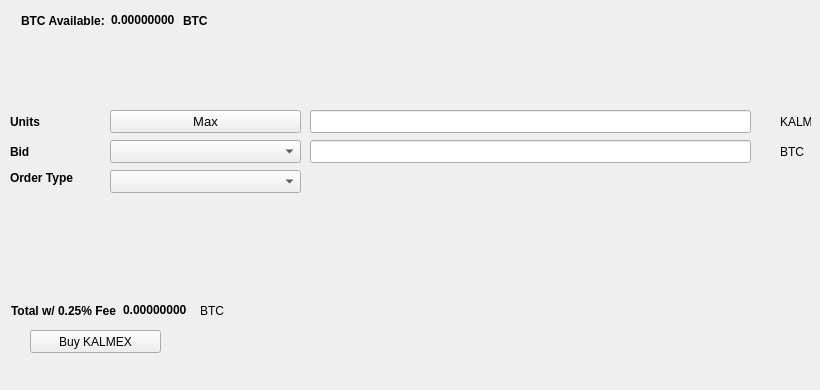
   <widget class="QWidget" name="BuyTab">
    <attribute name="title">
     <string>Buy</string>
    </attribute>
    <widget class="QPushButton" name="BuyKALMEX">
     <property name="geometry">
      <rect>
       <x>30</x>
       <y>330</y>
       <width>131</width>
       <height>23</height>
      </rect>
     </property>
     <property name="text">
      <string>Buy KALMEX</string>
     </property>
     <property name="icon">
      <iconset resource="../KALMEX.qrc">
       <normaloff>:/icons/bitcoin</normaloff>:/icons/bitcoin</iconset>
     </property>
    </widget>
    <widget class="QLabel" name="label_3">
     <property name="geometry">
      <rect>
       <x>10</x>
       <y>110</y>
       <width>46</width>
       <height>23</height>
      </rect>
     </property>
     <property name="font">
      <font>
       <weight>75</weight>
       <bold>true</bold>
      </font>
     </property>
     <property name="text">
      <string>Units</string>
     </property>
    </widget>
    <widget class="QLineEdit" name="UnitsInput">
     <property name="geometry">
      <rect>
       <x>310</x>
       <y>110</y>
       <width>441</width>
       <height>23</height>
      </rect>
     </property>
     <property name="font">
      <font>
       <pointsize>9</pointsize>
       <weight>75</weight>
       <bold>true</bold>
      </font>
     </property>
    </widget>
    <widget class="QLineEdit" name="BuyBidPriceEdit">
     <property name="geometry">
      <rect>
       <x>310</x>
       <y>140</y>
       <width>441</width>
       <height>23</height>
      </rect>
     </property>
     <property name="font">
      <font>
       <pointsize>9</pointsize>
       <weight>75</weight>
       <bold>true</bold>
      </font>
     </property>
    </widget>
    <widget class="QLabel" name="label_4">
     <property name="geometry">
      <rect>
       <x>780</x>
       <y>110</y>
       <width>31</width>
       <height>23</height>
      </rect>
     </property>
     <property name="text">
      <string>KALMEX</string>
     </property>
    </widget>
    <widget class="QLabel" name="label_5">
     <property name="geometry">
      <rect>
       <x>780</x>
       <y>140</y>
       <width>31</width>
       <height>23</height>
      </rect>
     </property>
     <property name="text">
      <string>BTC</string>
     </property>
    </widget>
    <widget class="QLabel" name="label_6">
     <property name="geometry">
      <rect>
       <x>10</x>
       <y>140</y>
       <width>46</width>
       <height>23</height>
      </rect>
     </property>
     <property name="font">
      <font>
       <weight>75</weight>
       <bold>true</bold>
      </font>
     </property>
     <property name="text">
      <string>Bid</string>
     </property>
    </widget>
    <widget class="QLabel" name="label_7">
     <property name="geometry">
      <rect>
       <x>10</x>
       <y>170</y>
       <width>91</width>
       <height>16</height>
      </rect>
     </property>
     <property name="font">
      <font>
       <weight>75</weight>
       <bold>true</bold>
      </font>
     </property>
     <property name="text">
      <string>Order Type</string>
     </property>
    </widget>
    <widget class="QPushButton" name="Buy_Max_Amount">
     <property name="geometry">
      <rect>
       <x>110</x>
       <y>110</y>
       <width>191</width>
       <height>23</height>
      </rect>
     </property>
     <property name="font">
      <font>
       <pointsize>10</pointsize>
      </font>
     </property>
     <property name="text">
      <string>Max</string>
     </property>
    </widget>
    <widget class="QComboBox" name="BuyBidcomboBox">
     <property name="geometry">
      <rect>
       <x>110</x>
       <y>140</y>
       <width>191</width>
       <height>23</height>
      </rect>
     </property>
     <property name="font">
      <font>
       <pointsize>10</pointsize>
      </font>
     </property>
    </widget>
    <widget class="QComboBox" name="buyOrdertypeCombo">
     <property name="geometry">
      <rect>
       <x>110</x>
       <y>170</y>
       <width>191</width>
       <height>23</height>
      </rect>
     </property>
     <property name="font">
      <font>
       <pointsize>10</pointsize>
      </font>
     </property>
    </widget>
    <widget class="QWidget" name="layoutWidget1">
     <property name="geometry">
      <rect>
       <x>21</x>
       <y>11</y>
       <width>227</width>
       <height>19</height>
      </rect>
     </property>
     <layout class="QHBoxLayout" name="horizontalLayout_3">
      <item>
       <widget class="QLabel" name="label232">
        <property name="font">
         <font>
          <weight>75</weight>
          <bold>true</bold>
         </font>
        </property>
        <property name="text">
         <string>BTC Available:</string>
        </property>
       </widget>
      </item>
      <item>
       <widget class="QLabel" name="BtcAvailableLbl">
        <property name="palette">
         <palette>
          <active>
           <colorrole role="WindowText">
            <brush brushstyle="SolidPattern">
             <color alpha="255">
              <red>0</red>
              <green>0</green>
              <blue>0</blue>
             </color>
            </brush>
           </colorrole>
           <colorrole role="Button">
            <brush brushstyle="SolidPattern">
             <color alpha="255">
              <red>0</red>
              <green>170</green>
              <blue>0</blue>
             </color>
            </brush>
           </colorrole>
           <colorrole role="Light">
            <brush brushstyle="SolidPattern">
             <color alpha="255">
              <red>0</red>
              <green>255</green>
              <blue>0</blue>
             </color>
            </brush>
           </colorrole>
           <colorrole role="Midlight">
            <brush brushstyle="SolidPattern">
             <color alpha="255">
              <red>0</red>
              <green>212</green>
              <blue>0</blue>
             </color>
            </brush>
           </colorrole>
           <colorrole role="Dark">
            <brush brushstyle="SolidPattern">
             <color alpha="255">
              <red>0</red>
              <green>85</green>
              <blue>0</blue>
             </color>
            </brush>
           </colorrole>
           <colorrole role="Mid">
            <brush brushstyle="SolidPattern">
             <color alpha="255">
              <red>0</red>
              <green>113</green>
              <blue>0</blue>
             </color>
            </brush>
           </colorrole>
           <colorrole role="Text">
            <brush brushstyle="SolidPattern">
             <color alpha="255">
              <red>0</red>
              <green>170</green>
              <blue>0</blue>
             </color>
            </brush>
           </colorrole>
           <colorrole role="BrightText">
            <brush brushstyle="SolidPattern">
             <color alpha="255">
              <red>255</red>
              <green>255</green>
              <blue>255</blue>
             </color>
            </brush>
           </colorrole>
           <colorrole role="ButtonText">
            <brush brushstyle="SolidPattern">
             <color alpha="255">
              <red>0</red>
              <green>0</green>
              <blue>0</blue>
             </color>
            </brush>
           </colorrole>
           <colorrole role="Base">
            <brush brushstyle="SolidPattern">
             <color alpha="255">
              <red>255</red>
              <green>255</green>
              <blue>255</blue>
             </color>
            </brush>
           </colorrole>
           <colorrole role="Window">
            <brush brushstyle="SolidPattern">
             <color alpha="255">
              <red>0</red>
              <green>170</green>
              <blue>0</blue>
             </color>
            </brush>
           </colorrole>
           <colorrole role="Shadow">
            <brush brushstyle="SolidPattern">
             <color alpha="255">
              <red>0</red>
              <green>0</green>
              <blue>0</blue>
             </color>
            </brush>
           </colorrole>
           <colorrole role="AlternateBase">
            <brush brushstyle="SolidPattern">
             <color alpha="255">
              <red>127</red>
              <green>212</green>
              <blue>127</blue>
             </color>
            </brush>
           </colorrole>
           <colorrole role="ToolTipBase">
            <brush brushstyle="SolidPattern">
             <color alpha="255">
              <red>255</red>
              <green>255</green>
              <blue>220</blue>
             </color>
            </brush>
           </colorrole>
           <colorrole role="ToolTipText">
            <brush brushstyle="SolidPattern">
             <color alpha="255">
              <red>0</red>
              <green>0</green>
              <blue>0</blue>
             </color>
            </brush>
           </colorrole>
          </active>
          <inactive>
           <colorrole role="WindowText">
            <brush brushstyle="SolidPattern">
             <color alpha="255">
              <red>0</red>
              <green>0</green>
              <blue>0</blue>
             </color>
            </brush>
           </colorrole>
           <colorrole role="Button">
            <brush brushstyle="SolidPattern">
             <color alpha="255">
              <red>0</red>
              <green>170</green>
              <blue>0</blue>
             </color>
            </brush>
           </colorrole>
           <colorrole role="Light">
            <brush brushstyle="SolidPattern">
             <color alpha="255">
              <red>0</red>
              <green>255</green>
              <blue>0</blue>
             </color>
            </brush>
           </colorrole>
           <colorrole role="Midlight">
            <brush brushstyle="SolidPattern">
             <color alpha="255">
              <red>0</red>
              <green>212</green>
              <blue>0</blue>
             </color>
            </brush>
           </colorrole>
           <colorrole role="Dark">
            <brush brushstyle="SolidPattern">
             <color alpha="255">
              <red>0</red>
              <green>85</green>
              <blue>0</blue>
             </color>
            </brush>
           </colorrole>
           <colorrole role="Mid">
            <brush brushstyle="SolidPattern">
             <color alpha="255">
              <red>0</red>
              <green>113</green>
              <blue>0</blue>
             </color>
            </brush>
           </colorrole>
           <colorrole role="Text">
            <brush brushstyle="SolidPattern">
             <color alpha="255">
              <red>0</red>
              <green>170</green>
              <blue>0</blue>
             </color>
            </brush>
           </colorrole>
           <colorrole role="BrightText">
            <brush brushstyle="SolidPattern">
             <color alpha="255">
              <red>255</red>
              <green>255</green>
              <blue>255</blue>
             </color>
            </brush>
           </colorrole>
           <colorrole role="ButtonText">
            <brush brushstyle="SolidPattern">
             <color alpha="255">
              <red>0</red>
              <green>0</green>
              <blue>0</blue>
             </color>
            </brush>
           </colorrole>
           <colorrole role="Base">
            <brush brushstyle="SolidPattern">
             <color alpha="255">
              <red>255</red>
              <green>255</green>
              <blue>255</blue>
             </color>
            </brush>
           </colorrole>
           <colorrole role="Window">
            <brush brushstyle="SolidPattern">
             <color alpha="255">
              <red>0</red>
              <green>170</green>
              <blue>0</blue>
             </color>
            </brush>
           </colorrole>
           <colorrole role="Shadow">
            <brush brushstyle="SolidPattern">
             <color alpha="255">
              <red>0</red>
              <green>0</green>
              <blue>0</blue>
             </color>
            </brush>
           </colorrole>
           <colorrole role="AlternateBase">
            <brush brushstyle="SolidPattern">
             <color alpha="255">
              <red>127</red>
              <green>212</green>
              <blue>127</blue>
             </color>
            </brush>
           </colorrole>
           <colorrole role="ToolTipBase">
            <brush brushstyle="SolidPattern">
             <color alpha="255">
              <red>255</red>
              <green>255</green>
              <blue>220</blue>
             </color>
            </brush>
           </colorrole>
           <colorrole role="ToolTipText">
            <brush brushstyle="SolidPattern">
             <color alpha="255">
              <red>0</red>
              <green>0</green>
              <blue>0</blue>
             </color>
            </brush>
           </colorrole>
          </inactive>
          <disabled>
           <colorrole role="WindowText">
            <brush brushstyle="SolidPattern">
             <color alpha="255">
              <red>0</red>
              <green>85</green>
              <blue>0</blue>
             </color>
            </brush>
           </colorrole>
           <colorrole role="Button">
            <brush brushstyle="SolidPattern">
             <color alpha="255">
              <red>0</red>
              <green>170</green>
              <blue>0</blue>
             </color>
            </brush>
           </colorrole>
           <colorrole role="Light">
            <brush brushstyle="SolidPattern">
             <color alpha="255">
              <red>0</red>
              <green>255</green>
              <blue>0</blue>
             </color>
            </brush>
           </colorrole>
           <colorrole role="Midlight">
            <brush brushstyle="SolidPattern">
             <color alpha="255">
              <red>0</red>
              <green>212</green>
              <blue>0</blue>
             </color>
            </brush>
           </colorrole>
           <colorrole role="Dark">
            <brush brushstyle="SolidPattern">
             <color alpha="255">
              <red>0</red>
              <green>85</green>
              <blue>0</blue>
             </color>
            </brush>
           </colorrole>
           <colorrole role="Mid">
            <brush brushstyle="SolidPattern">
             <color alpha="255">
              <red>0</red>
              <green>113</green>
              <blue>0</blue>
             </color>
            </brush>
           </colorrole>
           <colorrole role="Text">
            <brush brushstyle="SolidPattern">
             <color alpha="255">
              <red>0</red>
              <green>85</green>
              <blue>0</blue>
             </color>
            </brush>
           </colorrole>
           <colorrole role="BrightText">
            <brush brushstyle="SolidPattern">
             <color alpha="255">
              <red>255</red>
              <green>255</green>
              <blue>255</blue>
             </color>
            </brush>
           </colorrole>
           <colorrole role="ButtonText">
            <brush brushstyle="SolidPattern">
             <color alpha="255">
              <red>0</red>
              <green>85</green>
              <blue>0</blue>
             </color>
            </brush>
           </colorrole>
           <colorrole role="Base">
            <brush brushstyle="SolidPattern">
             <color alpha="255">
              <red>0</red>
              <green>170</green>
              <blue>0</blue>
             </color>
            </brush>
           </colorrole>
           <colorrole role="Window">
            <brush brushstyle="SolidPattern">
             <color alpha="255">
              <red>0</red>
              <green>170</green>
              <blue>0</blue>
             </color>
            </brush>
           </colorrole>
           <colorrole role="Shadow">
            <brush brushstyle="SolidPattern">
             <color alpha="255">
              <red>0</red>
              <green>0</green>
              <blue>0</blue>
             </color>
            </brush>
           </colorrole>
           <colorrole role="AlternateBase">
            <brush brushstyle="SolidPattern">
             <color alpha="255">
              <red>0</red>
              <green>170</green>
              <blue>0</blue>
             </color>
            </brush>
           </colorrole>
           <colorrole role="ToolTipBase">
            <brush brushstyle="SolidPattern">
             <color alpha="255">
              <red>255</red>
              <green>255</green>
              <blue>220</blue>
             </color>
            </brush>
           </colorrole>
           <colorrole role="ToolTipText">
            <brush brushstyle="SolidPattern">
             <color alpha="255">
              <red>0</red>
              <green>0</green>
              <blue>0</blue>
             </color>
            </brush>
           </colorrole>
          </disabled>
         </palette>
        </property>
        <property name="font">
         <font>
          <weight>75</weight>
          <bold>true</bold>
         </font>
        </property>
        <property name="text">
         <string>0.00000000</string>
        </property>
        <property name="textInteractionFlags">
         <set>Qt::LinksAccessibleByMouse|Qt::TextSelectableByKeyboard|Qt::TextSelectableByMouse</set>
        </property>
       </widget>
      </item>
      <item>
       <widget class="QLabel" name="BtcAvailableLbl_2">
        <property name="font">
         <font>
          <weight>75</weight>
          <bold>true</bold>
         </font>
        </property>
        <property name="text">
         <string>BTC</string>
        </property>
       </widget>
      </item>
     </layout>
    </widget>
    <widget class="QWidget" name="layoutWidge2">
     <property name="geometry">
      <rect>
       <x>11</x>
       <y>301</y>
       <width>259</width>
       <height>19</height>
      </rect>
     </property>
     <layout class="QHBoxLayout" name="horizontalLayout_4">
      <item>
       <widget class="QLabel" name="label_9">
        <property name="font">
         <font>
          <weight>75</weight>
          <bold>true</bold>
         </font>
        </property>
        <property name="text">
         <string>Total w/ 0.25% Fee</string>
        </property>
       </widget>
      </item>
      <item>
       <widget class="QLabel" name="BuyCostLabel">
        <property name="palette">
         <palette>
          <active>
           <colorrole role="WindowText">
            <brush brushstyle="SolidPattern">
             <color alpha="255">
              <red>0</red>
              <green>0</green>
              <blue>0</blue>
             </color>
            </brush>
           </colorrole>
           <colorrole role="Button">
            <brush brushstyle="SolidPattern">
             <color alpha="255">
              <red>0</red>
              <green>170</green>
              <blue>0</blue>
             </color>
            </brush>
           </colorrole>
           <colorrole role="Light">
            <brush brushstyle="SolidPattern">
             <color alpha="255">
              <red>0</red>
              <green>255</green>
              <blue>0</blue>
             </color>
            </brush>
           </colorrole>
           <colorrole role="Midlight">
            <brush brushstyle="SolidPattern">
             <color alpha="255">
              <red>0</red>
              <green>212</green>
              <blue>0</blue>
             </color>
            </brush>
           </colorrole>
           <colorrole role="Dark">
            <brush brushstyle="SolidPattern">
             <color alpha="255">
              <red>0</red>
              <green>85</green>
              <blue>0</blue>
             </color>
            </brush>
           </colorrole>
           <colorrole role="Mid">
            <brush brushstyle="SolidPattern">
             <color alpha="255">
              <red>0</red>
              <green>113</green>
              <blue>0</blue>
             </color>
            </brush>
           </colorrole>
           <colorrole role="Text">
            <brush brushstyle="SolidPattern">
             <color alpha="255">
              <red>0</red>
              <green>170</green>
              <blue>0</blue>
             </color>
            </brush>
           </colorrole>
           <colorrole role="BrightText">
            <brush brushstyle="SolidPattern">
             <color alpha="255">
              <red>255</red>
              <green>255</green>
              <blue>255</blue>
             </color>
            </brush>
           </colorrole>
           <colorrole role="ButtonText">
            <brush brushstyle="SolidPattern">
             <color alpha="255">
              <red>0</red>
              <green>0</green>
              <blue>0</blue>
             </color>
            </brush>
           </colorrole>
           <colorrole role="Base">
            <brush brushstyle="SolidPattern">
             <color alpha="255">
              <red>255</red>
              <green>255</green>
              <blue>255</blue>
             </color>
            </brush>
           </colorrole>
           <colorrole role="Window">
            <brush brushstyle="SolidPattern">
             <color alpha="255">
              <red>0</red>
              <green>170</green>
              <blue>0</blue>
             </color>
            </brush>
           </colorrole>
           <colorrole role="Shadow">
            <brush brushstyle="SolidPattern">
             <color alpha="255">
              <red>0</red>
              <green>0</green>
              <blue>0</blue>
             </color>
            </brush>
           </colorrole>
           <colorrole role="AlternateBase">
            <brush brushstyle="SolidPattern">
             <color alpha="255">
              <red>127</red>
              <green>212</green>
              <blue>127</blue>
             </color>
            </brush>
           </colorrole>
           <colorrole role="ToolTipBase">
            <brush brushstyle="SolidPattern">
             <color alpha="255">
              <red>255</red>
              <green>255</green>
              <blue>220</blue>
             </color>
            </brush>
           </colorrole>
           <colorrole role="ToolTipText">
            <brush brushstyle="SolidPattern">
             <color alpha="255">
              <red>0</red>
              <green>0</green>
              <blue>0</blue>
             </color>
            </brush>
           </colorrole>
          </active>
          <inactive>
           <colorrole role="WindowText">
            <brush brushstyle="SolidPattern">
             <color alpha="255">
              <red>0</red>
              <green>0</green>
              <blue>0</blue>
             </color>
            </brush>
           </colorrole>
           <colorrole role="Button">
            <brush brushstyle="SolidPattern">
             <color alpha="255">
              <red>0</red>
              <green>170</green>
              <blue>0</blue>
             </color>
            </brush>
           </colorrole>
           <colorrole role="Light">
            <brush brushstyle="SolidPattern">
             <color alpha="255">
              <red>0</red>
              <green>255</green>
              <blue>0</blue>
             </color>
            </brush>
           </colorrole>
           <colorrole role="Midlight">
            <brush brushstyle="SolidPattern">
             <color alpha="255">
              <red>0</red>
              <green>212</green>
              <blue>0</blue>
             </color>
            </brush>
           </colorrole>
           <colorrole role="Dark">
            <brush brushstyle="SolidPattern">
             <color alpha="255">
              <red>0</red>
              <green>85</green>
              <blue>0</blue>
             </color>
            </brush>
           </colorrole>
           <colorrole role="Mid">
            <brush brushstyle="SolidPattern">
             <color alpha="255">
              <red>0</red>
              <green>113</green>
              <blue>0</blue>
             </color>
            </brush>
           </colorrole>
           <colorrole role="Text">
            <brush brushstyle="SolidPattern">
             <color alpha="255">
              <red>0</red>
              <green>170</green>
              <blue>0</blue>
             </color>
            </brush>
           </colorrole>
           <colorrole role="BrightText">
            <brush brushstyle="SolidPattern">
             <color alpha="255">
              <red>255</red>
              <green>255</green>
              <blue>255</blue>
             </color>
            </brush>
           </colorrole>
           <colorrole role="ButtonText">
            <brush brushstyle="SolidPattern">
             <color alpha="255">
              <red>0</red>
              <green>0</green>
              <blue>0</blue>
             </color>
            </brush>
           </colorrole>
           <colorrole role="Base">
            <brush brushstyle="SolidPattern">
             <color alpha="255">
              <red>255</red>
              <green>255</green>
              <blue>255</blue>
             </color>
            </brush>
           </colorrole>
           <colorrole role="Window">
            <brush brushstyle="SolidPattern">
             <color alpha="255">
              <red>0</red>
              <green>170</green>
              <blue>0</blue>
             </color>
            </brush>
           </colorrole>
           <colorrole role="Shadow">
            <brush brushstyle="SolidPattern">
             <color alpha="255">
              <red>0</red>
              <green>0</green>
              <blue>0</blue>
             </color>
            </brush>
           </colorrole>
           <colorrole role="AlternateBase">
            <brush brushstyle="SolidPattern">
             <color alpha="255">
              <red>127</red>
              <green>212</green>
              <blue>127</blue>
             </color>
            </brush>
           </colorrole>
           <colorrole role="ToolTipBase">
            <brush brushstyle="SolidPattern">
             <color alpha="255">
              <red>255</red>
              <green>255</green>
              <blue>220</blue>
             </color>
            </brush>
           </colorrole>
           <colorrole role="ToolTipText">
            <brush brushstyle="SolidPattern">
             <color alpha="255">
              <red>0</red>
              <green>0</green>
              <blue>0</blue>
             </color>
            </brush>
           </colorrole>
          </inactive>
          <disabled>
           <colorrole role="WindowText">
            <brush brushstyle="SolidPattern">
             <color alpha="255">
              <red>0</red>
              <green>85</green>
              <blue>0</blue>
             </color>
            </brush>
           </colorrole>
           <colorrole role="Button">
            <brush brushstyle="SolidPattern">
             <color alpha="255">
              <red>0</red>
              <green>170</green>
              <blue>0</blue>
             </color>
            </brush>
           </colorrole>
           <colorrole role="Light">
            <brush brushstyle="SolidPattern">
             <color alpha="255">
              <red>0</red>
              <green>255</green>
              <blue>0</blue>
             </color>
            </brush>
           </colorrole>
           <colorrole role="Midlight">
            <brush brushstyle="SolidPattern">
             <color alpha="255">
              <red>0</red>
              <green>212</green>
              <blue>0</blue>
             </color>
            </brush>
           </colorrole>
           <colorrole role="Dark">
            <brush brushstyle="SolidPattern">
             <color alpha="255">
              <red>0</red>
              <green>85</green>
              <blue>0</blue>
             </color>
            </brush>
           </colorrole>
           <colorrole role="Mid">
            <brush brushstyle="SolidPattern">
             <color alpha="255">
              <red>0</red>
              <green>113</green>
              <blue>0</blue>
             </color>
            </brush>
           </colorrole>
           <colorrole role="Text">
            <brush brushstyle="SolidPattern">
             <color alpha="255">
              <red>0</red>
              <green>85</green>
              <blue>0</blue>
             </color>
            </brush>
           </colorrole>
           <colorrole role="BrightText">
            <brush brushstyle="SolidPattern">
             <color alpha="255">
              <red>255</red>
              <green>255</green>
              <blue>255</blue>
             </color>
            </brush>
           </colorrole>
           <colorrole role="ButtonText">
            <brush brushstyle="SolidPattern">
             <color alpha="255">
              <red>0</red>
              <green>85</green>
              <blue>0</blue>
             </color>
            </brush>
           </colorrole>
           <colorrole role="Base">
            <brush brushstyle="SolidPattern">
             <color alpha="255">
              <red>0</red>
              <green>170</green>
              <blue>0</blue>
             </color>
            </brush>
           </colorrole>
           <colorrole role="Window">
            <brush brushstyle="SolidPattern">
             <color alpha="255">
              <red>0</red>
              <green>170</green>
              <blue>0</blue>
             </color>
            </brush>
           </colorrole>
           <colorrole role="Shadow">
            <brush brushstyle="SolidPattern">
             <color alpha="255">
              <red>0</red>
              <green>0</green>
              <blue>0</blue>
             </color>
            </brush>
           </colorrole>
           <colorrole role="AlternateBase">
            <brush brushstyle="SolidPattern">
             <color alpha="255">
              <red>0</red>
              <green>170</green>
              <blue>0</blue>
             </color>
            </brush>
           </colorrole>
           <colorrole role="ToolTipBase">
            <brush brushstyle="SolidPattern">
             <color alpha="255">
              <red>255</red>
              <green>255</green>
              <blue>220</blue>
             </color>
            </brush>
           </colorrole>
           <colorrole role="ToolTipText">
            <brush brushstyle="SolidPattern">
             <color alpha="255">
              <red>0</red>
              <green>0</green>
              <blue>0</blue>
             </color>
            </brush>
           </colorrole>
          </disabled>
         </palette>
        </property>
        <property name="font">
         <font>
          <weight>75</weight>
          <bold>true</bold>
         </font>
        </property>
        <property name="autoFillBackground">
         <bool>false</bool>
        </property>
        <property name="text">
         <string>0.00000000</string>
        </property>
        <property name="textInteractionFlags">
         <set>Qt::LinksAccessibleByMouse|Qt::TextSelectableByMouse</set>
        </property>
       </widget>
      </item>
      <item>
       <widget class="QLabel" name="label_10">
        <property name="font">
         <font>
          <weight>50</weight>
          <bold>false</bold>
         </font>
        </property>
        <property name="text">
         <string>BTC</string>
        </property>
       </widget>
      </item>
     </layout>
    </widget>
    <widget class="QLabel" name="label_24">
     <property name="geometry">
      <rect>
       <x>460</x>
       <y>300</y>
       <width>281</width>
       <height>81</height>
      </rect>
     </property>
     <property name="text">
      <string/>
     </property>
     <property name="pixmap">
      <pixmap>:/images/bittrex</pixmap>
     </property>
    </widget>
   </widget>
